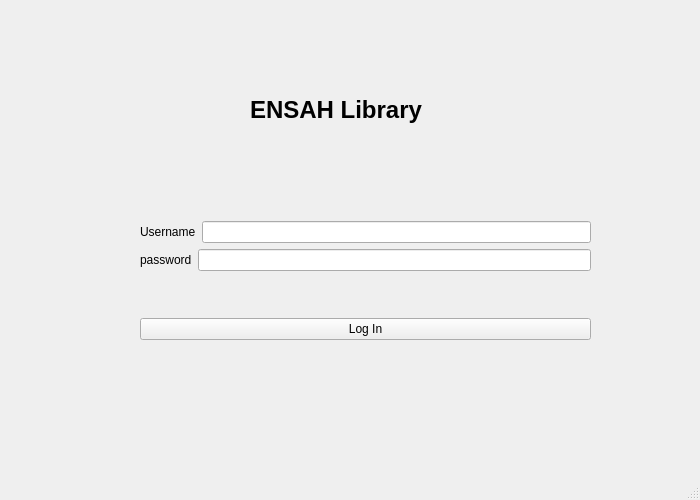
<?xml version="1.0" encoding="UTF-8"?>
<ui version="4.0">
 <class>MainWindow</class>
 <widget class="QMainWindow" name="MainWindow">
  <property name="geometry">
   <rect>
    <x>0</x>
    <y>0</y>
    <width>700</width>
    <height>500</height>
   </rect>
  </property>
  <property name="windowTitle">
   <string>MainWindow</string>
  </property>
  <widget class="QWidget" name="centralwidget">
   <widget class="QLabel" name="label_title">
    <property name="geometry">
     <rect>
      <x>250</x>
      <y>80</y>
      <width>211</width>
      <height>61</height>
     </rect>
    </property>
    <property name="text">
     <string>&lt;h1&gt;ENSAH Library&lt;/h1&gt;</string>
    </property>
   </widget>
   <widget class="QLabel" name="label_login_error">
    <property name="geometry">
     <rect>
      <x>140</x>
      <y>160</y>
      <width>451</width>
      <height>20</height>
     </rect>
    </property>
    <property name="styleSheet">
     <string notr="true">color: red;</string>
    </property>
    <property name="text">
     <string/>
    </property>
    <property name="alignment">
     <set>Qt::AlignCenter</set>
    </property>
   </widget>
   <widget class="QWidget" name="">
    <property name="geometry">
     <rect>
      <x>140</x>
      <y>180</y>
      <width>451</width>
      <height>201</height>
     </rect>
    </property>
    <layout class="QVBoxLayout" name="verticalLayout_2">
     <item>
      <layout class="QVBoxLayout" name="verticalLayout">
       <item>
        <layout class="QHBoxLayout" name="horizontalLayout">
         <item>
          <widget class="QLabel" name="label_username">
           <property name="text">
            <string>Username</string>
           </property>
          </widget>
         </item>
         <item>
          <widget class="QLineEdit" name="lineEdit_username"/>
         </item>
        </layout>
       </item>
       <item>
        <layout class="QHBoxLayout" name="horizontalLayout_2">
         <item>
          <widget class="QLabel" name="label_password">
           <property name="text">
            <string>password</string>
           </property>
          </widget>
         </item>
         <item>
          <widget class="QLineEdit" name="lineEdit_password"/>
         </item>
        </layout>
       </item>
      </layout>
     </item>
     <item>
      <widget class="QPushButton" name="pushButton_login">
       <property name="text">
        <string>Log In</string>
       </property>
      </widget>
     </item>
    </layout>
   </widget>
  </widget>
  <widget class="QMenuBar" name="menubar">
   <property name="geometry">
    <rect>
     <x>0</x>
     <y>0</y>
     <width>700</width>
     <height>25</height>
    </rect>
   </property>
  </widget>
  <widget class="QStatusBar" name="statusbar"/>
 </widget>
 <resources/>
 <connections/>
</ui>
